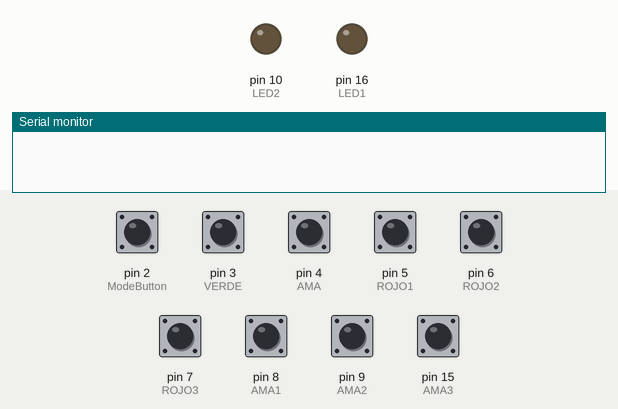
A sketch run on a simulated Arduino Leonardo, built with avr-gcc and run on an emulated ATmega32U4. Shown: output pins drawn as LEDs (lit = HIGH), the last lines printed to the serial monitor. The test bench sets the inputs (shaded band); at power-on: pin 2 (ModeButton), pin 3 (VERDE), pin 4 (AMA), pin 5 (ROJO1), pin 6 (ROJO2), pin 7 (ROJO3), pin 8 (AMA1), pin 9 (AMA2), pin 15 (AMA3) HIGH. USB keyboard and mouse output is not drawn.

Above: at 1.2 s.
1.3 s: pin 2 (ModeButton) pulled LOW for 0.15 s
At 2.5 s:
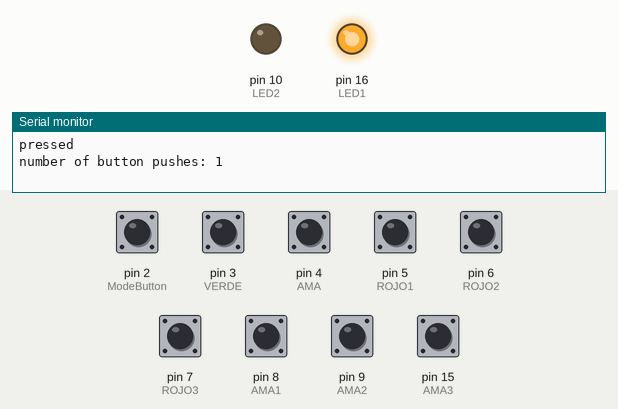
2.9 s: pin 2 (ModeButton) pulled LOW for 1 s
At 3.8 s:
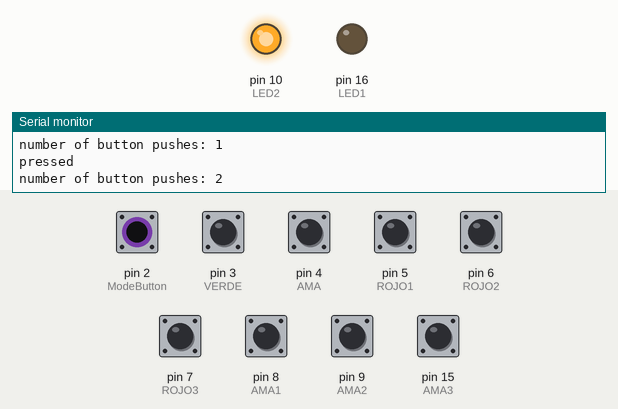
5.4 s: pin 2 (ModeButton) pulled LOW for 0.15 s
At 6.9 s:
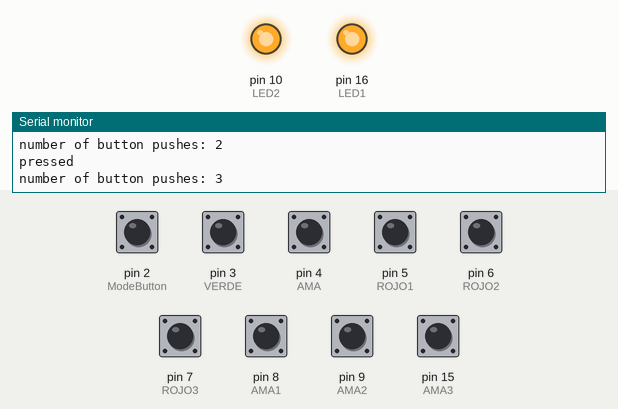
Timing chart, 0 to 8.4 s (numbered marks = the images above; inputs shaded):
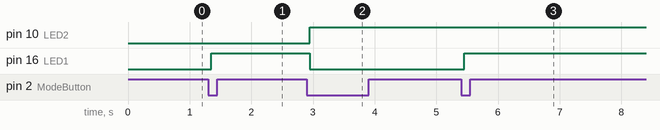

The sketch:

MacroTeclado.ino
```cpp
#include "Keyboard.h"

int modePushCounter = 0;   // Contador del número de veces que el botón de modo es presionado
int buttonState = 0;         // Estado actual del botón de modo
int lastButtonState = 0;     // Estado anterior o previo del botón de modo

// Pines pertenecientes a cada boton
const int ModeButton = 2;    // El pin al que está conectado el botón de modo (color NEGRO)
const int VERDE = 3;
const int AMA = 4;
const int ROJO1 = 5;
const int ROJO2 = 6;
const int ROJO3 = 7;
const int AMA1 = 8;
const int AMA2 = 9;
const int AMA3 = 15;
const int LED1 = 16;
const int LED2 = 10;


void setup() {
  // Hacer los pines de los botones entradas y encender el modo pull-up para que esten en valor alto hasta que
  // sean conectados a tierra al presionarlos: El modo pull up sirve para no utilizar resistencias externes y en cambio utilizar las resistencias internas del arduino
  pinMode(ModeButton, INPUT_PULLUP);
  pinMode(VERDE, INPUT_PULLUP);
  pinMode(AMA, INPUT_PULLUP);
  pinMode(ROJO1, INPUT_PULLUP);
  pinMode(ROJO2, INPUT_PULLUP);
  pinMode(ROJO3, INPUT_PULLUP);
  pinMode(AMA1, INPUT_PULLUP);
  pinMode(AMA2, INPUT_PULLUP);
  pinMode(AMA3, INPUT_PULLUP);

  //Fijar los LED como salidas digitales

  pinMode(LED1, OUTPUT);digitalWrite(LED1, LOW);
  pinMode(LED2, OUTPUT);digitalWrite(LED2, LOW);

  //Comenzar el modo teclado

  Keyboard.begin();
}

void loop() {

 checkModeButton(); //Revisar el estado del botón

 switch (modePushCounter) { // Cambios de modos o configuraciones de los teclados:
    case 0:  //  MODO 0
      digitalWrite(LED1,LOW); digitalWrite(LED2,LOW); //Los LED apagados indican que se esta en el primer modo

      if (digitalRead(VERDE) == LOW){ //Para abrir OBS

        Keyboard.press(KEY_LEFT_CTRL); Keyboard.press(KEY_LEFT_ALT); Keyboard.press('o');
        delay(100);
        Keyboard.releaseAll();
        delay(1000);

        }

        else if (digitalRead(AMA) == LOW){ //Para abrir Spotify

        Keyboard.press(KEY_LEFT_CTRL); Keyboard.press(KEY_LEFT_ALT); Keyboard.press('p');
        delay(100);
        Keyboard.releaseAll();
        delay(1000);

          }

        else if (digitalRead(ROJO1) == LOW){ //Para moverte al escritorio izquierdo

          Keyboard.press(KEY_LEFT_GUI); Keyboard.press(KEY_LEFT_CTRL); Keyboard.press(KEY_LEFT_ARROW);
          delay(100);
          Keyboard.releaseAll();
          delay(1000);
          }

        else if (digitalRead(ROJO2) == LOW){ //Para crear un nuevo escritorio

          Keyboard.press(KEY_LEFT_GUI); Keyboard.press(KEY_LEFT_CTRL); Keyboard.press('d');
          delay(100);
          Keyboard.releaseAll();
          delay(1000);

          }

        else if (digitalRead(ROJO3) == LOW){ //Para moverte al escritorio izquierdo

          Keyboard.press(KEY_LEFT_GUI); Keyboard.press(KEY_LEFT_CTRL); Keyboard.press(KEY_RIGHT_ARROW);
          delay(100);
          Keyboard.releaseAll();
          delay(1000);

          }

        else if (digitalRead(AMA1) == LOW){ //Copiar

          Keyboard.press(KEY_LEFT_CTRL); Keyboard.press('c');
          delay(100);
          Keyboard.releaseAll();
          delay(500);

          }

        else if (digitalRead(AMA2) == LOW){ //Pegar

          Keyboard.press(KEY_LEFT_CTRL); Keyboard.press('v');
          delay(100);
          Keyboard.releaseAll();
          delay(500);

          }

        else if (digitalRead(AMA3) == LOW){ //Para iniciar transmisión

          Keyboard.press(KEY_LEFT_CTRL); Keyboard.press('s');
          delay(100);
          Keyboard.releaseAll();
          delay(500);

          }


    break;

    case 1:

      digitalWrite(LED1,HIGH); digitalWrite(LED2,LOW); //indicate what mode is loade

    break;

    case 2:

      digitalWrite(LED1,LOW); digitalWrite(LED2,HIGH); //indicate what mode is loade

    break;

    case 3:

      digitalWrite(LED1,HIGH); digitalWrite(LED2,HIGH); //indicate what mode is loade

    break;
  }
}

void checkModeButton(){
  buttonState = digitalRead(ModeButton);
  if (buttonState != lastButtonState) { // Compara el estado del botón con su estado previo. Si el estado cambió incrementa el contador
    if (buttonState == LOW) { // Si el estado del botón es bajo (si se presiona el botón de modo) comienza el ciclo de conteo
      modePushCounter++;
      Serial.println("pressed");
      Serial.print("number of button pushes: ");
      Serial.println(modePushCounter);
    }
    delay(50); // Retrazo para evitar el rebote del botón
  }
  lastButtonState = buttonState; // Guarda el estado actual como el último estado del botón para el siguiente ciclo
   if (modePushCounter >3){ //Reinicia el contador despues de presionar el botón de modo 4 veces (recuerden que se comienza a contar desde el 0)
      modePushCounter = 0;}
}
```

Measured:
- after the input at 1.3 s, pin 16 (LED1): LOW → HIGH after 0.05 s
- after the input at 2.9 s, pin 10 (LED2): LOW → HIGH after 0.05 s; pin 16 (LED1): HIGH → LOW after 0.05 s
- after the input at 5.4 s, pin 16 (LED1): LOW → HIGH after 0.05 s
